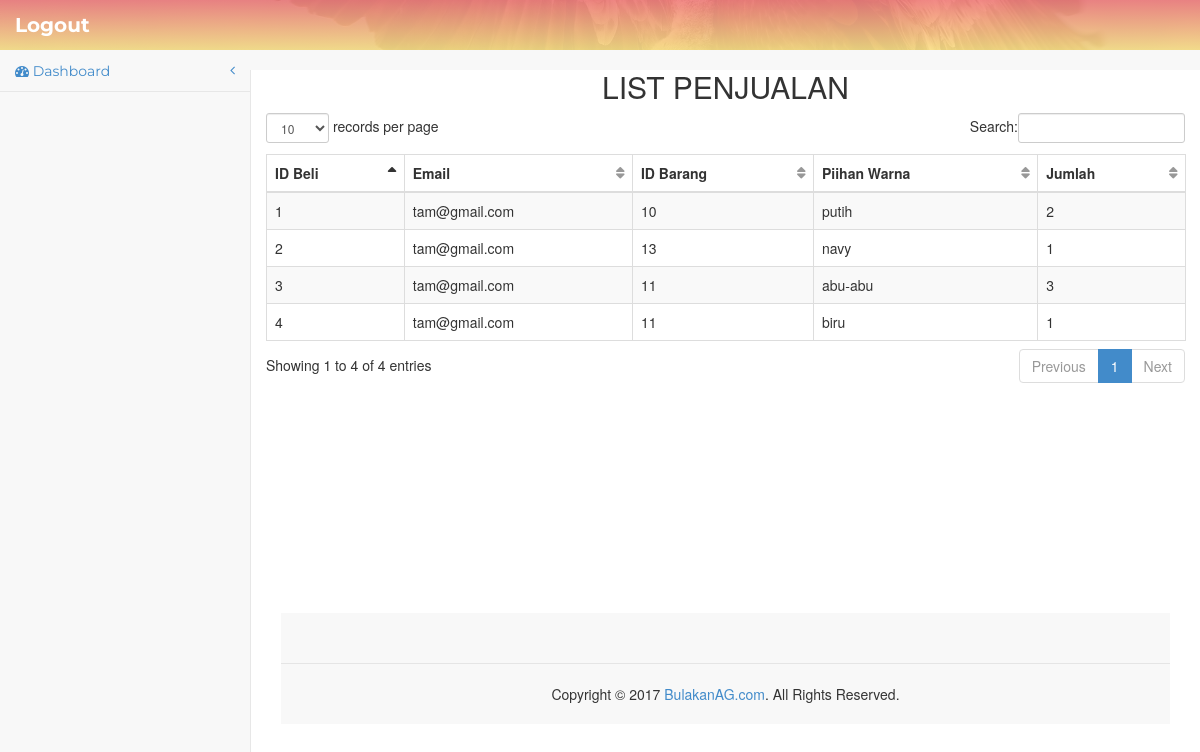
The app's page /index.php/beli with its own data.
### tables this page shows
CREATE TABLE `pembelian` (
  `id_beli` int(100) NOT NULL,
  `email` varchar(300) NOT NULL,
  `id_barang` int(200) NOT NULL,
  `pilihan_warna` varchar(300) NOT NULL,
  `jumlah_beli` int(100) NOT NULL
);

CREATE TABLE `customer` (
  `email` varchar(300) NOT NULL,
  `pass_cust` varchar(300) NOT NULL,
  `nama_depan` varchar(300) NOT NULL,
  `nama_belakang` varchar(300) NOT NULL,
  `no_hp` varchar(50) NOT NULL
);

CREATE TABLE `barang` (
  `id_barang` int(200) NOT NULL,
  `nama_barang` varchar(300) NOT NULL,
  `warna` varchar(300) NOT NULL,
  `stok` int(11) NOT NULL,
  `harga` varchar(11) NOT NULL,
  `gambar` varchar(255) NOT NULL
);

### application/controllers/Beli.php (called while the page is built, shortened)
<?php
class Beli extends CI_Controller
{
	function __construct()
	{
		$this->load->model('Beli_model');
		$this->load->model('Customer_model');
		$this->load->model('Barang_model');
	}
	function index()
	{
		$data['beli'] = $this->Beli_model->ambil_data();
		$this->load->view('Beli/Beli_list',$data);
	}
}
 ?>

### index.php (called while the page is built, shortened)
<?php
require_once BASEPATH.'core/CodeIgniter.php';

### application/models/Beli_model.php (called while the page is built, shortened)
<?php
class Beli_model extends CI_Model
{
	function ambil_data()
	{
		$this->db->select('pembelian.id_beli, customer.email, barang.id_barang, pembelian.pilihan_warna, pembelian.jumlah_beli');
        $this->db->from('pembelian');
        $this->db->join('customer', 'pembelian.email = customer.email');
        $this->db->join('barang', 'pembelian.id_barang = barang.id_barang');
		$query = $this->db->get();
		return $query->result();
	}
}
 ?>

### application/views/Beli/Beli_list.php (the view, shortened to what this page needs)
<center><h2>List Penjualan</h2></center>
<div class="row">
	<table id="example" class="table table-striped table-bordered">
		<thead>
			<tr>
				<th>ID Beli</th>
				<th>Email</th>
				<th>ID Barang</th>
				<th>Piihan Warna</th>
				<th>Jumlah</th>
			</tr>
		</thead>
		<tbody>
			<?php foreach ($beli as $key => $value) { ?>
				<tr>
					<td><?php echo $value->id_beli; ?></td>
					<td><?php echo $value->email; ?></td>
					<td><?php echo $value->id_barang; ?></td>
					<td><?php echo $value->pilihan_warna; ?></td>
					<td><?php echo $value->jumlah_beli; ?></td>
				</tr>
				<?php } ?>
			</tbody>
	</table>
</div>

### assets/css/template.css (style rules this page uses)
html, body { line-height: 1.7; margin: 0; padding: 0; }
body { color: #999; font-size: 13px; font-weight: 400; overflow-x: hidden; position: relative; font-family: 'Roboto', sans-serif; }
h1, h2, h3, h4, h5, h6 { margin: 5px 0 10px; color: #333; text-transform: uppercase; font-family: 'Montserrat', sans-serif; }
h1, h2 { font-weight: 300; }
h2 { font-size: 1.8em; }

### assets/css/sb-admin-2.css (style rules this page uses)
body { background-color: #f8f8f8; }
table.dataTable thead .sorting, table.dataTable thead .sorting_asc, table.dataTable thead .sorting_desc, table.dataTable thead .sorting_asc_disabled, table.dataTable thead .sorting_desc_disabled { background: transparent; }
table.dataTable thead .sorting_asc:after { content: "\f0de"; float: right; font-family: fontawesome; }
table.dataTable thead .sorting:after { content: "\f0dc"; float: right; font-family: fontawesome; color: rgba(50, 50, 50, 0.5); }

### records on screen
pembelian: id_beli "1", email.email "tam@gmail.com", id_barang.id_barang "10", pilihan_warna "putih", jumlah_beli "2"
pembelian: id_beli "2", email.email "tam@gmail.com", id_barang.id_barang "13", pilihan_warna "navy", jumlah_beli "1"
pembelian: id_beli "3", email.email "tam@gmail.com", id_barang.id_barang "11", pilihan_warna "abu-abu", jumlah_beli "3"
pembelian: id_beli "4", email.email "tam@gmail.com", id_barang.id_barang "11", pilihan_warna "biru", jumlah_beli "1"
